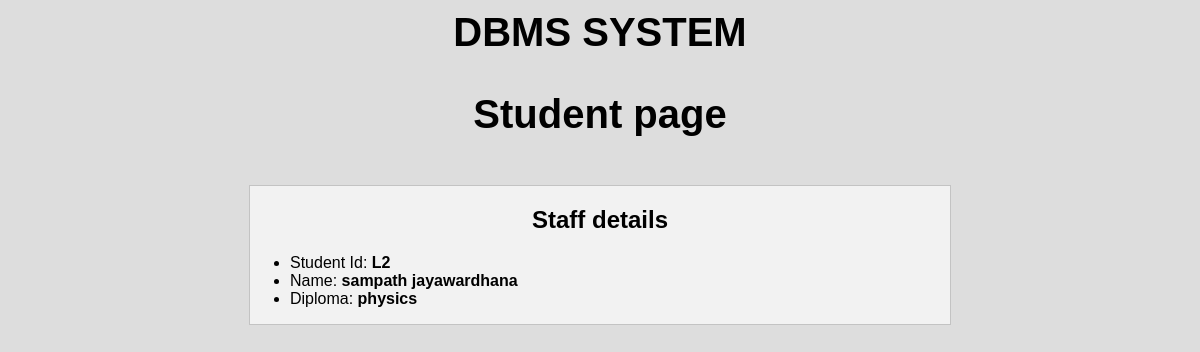
Page /staff/staff.php?l_id=L2 on the committed database.
### tables this page shows
CREATE TABLE `staff` (
  `l_id` varchar(50) NOT NULL,
  `fname` varchar(225) NOT NULL,
  `lname` varchar(225) NOT NULL,
  `dep_id` varchar(50) NOT NULL
);

CREATE TABLE `department` (
  `dep_id` varchar(50) NOT NULL,
  `name` varchar(225) NOT NULL
);

### staff/staff.php (the view, shortened to what this page needs)
<?php
if(isset($_GET["l_id"])){
    include_once("config.php");
    $l_id = $_GET["l_id"];
    $sql3 = "SELECT l_id, fname, lname, department.name FROM staff INNER JOIN department ON staff.dep_id=department.dep_id WHERE l_id='$l_id';";
    $result3 = mysqli_query($con, $sql3) or die(mysqli_error($con));
    if(mysqli_num_rows($result3)>0){
        $str3 = '';
        while($row=mysqli_fetch_assoc($result3)){
            $str3 .= "<li>Student Id: <b>$row[l_id]</b></li>";
            $str3 .= "<li>Name: <b>$row[fname] "." "."$row[lname]</b></li>";
            $str3 .= "<li>Diploma: <b>$row[name]</b></li>";
        }
    }
}
 ?>
 <!DOCTYPE html>
<html>
<head>
    <link rel="stylesheet" href="../css/form.css?modified=205209">
    <link rel="stylesheet" href="../css/test.css?modified=20094">
    <link rel="stylesheet" href="../css/tab.css?modified=200209">
    <link rel="stylesheet" href="../css/navbar.css?modified=20209">
</head>
<body>
    <a href="index.php"><h1>DBMS System</h1></a>
        <h1>Student page</h1>
        <div class="container-main2">
            <h2>Staff details</h2>
            <ul>
                <?php if(isset($str3)){echo $str3; } ?>
            </ul>
        </div>
    </body>
</html>

### css/test.css (style rules this page uses)
html { font-family: sans-serif; background: #dddddd; }
h1 { text-align: center; font-size: 40px; }
h2 { text-align: center; }
.container-main2 { width: 700px; margin-left: auto; margin-right: auto; margin-top: 4%; margin-bottom: 50px; background: #f2f2f2; display: block; padding: 0; position: relative; border: 1px solid #c3c3c3; }

### css/navbar.css (style rules this page uses)
body { padding: 0; margin: 0; }
h1 { margin-top: 0; padding-top: 0px; }
a { color: inherit; text-decoration: none; text-transform: uppercase; display: block; padding: 10px; }

### rows in the picture
staff: l_id "L2", fname "sampath", lname "jayawardhana", dep.name "physics"
